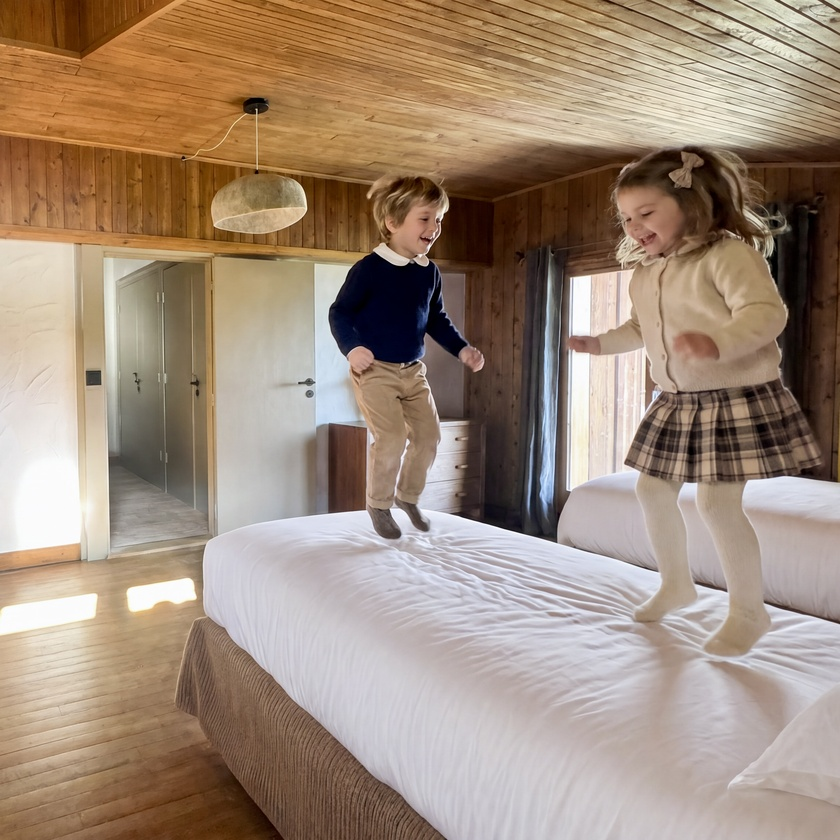
#> input picture projects/arpian/retouches/enfants-lit-01-ia.jpeg, 840 x 840 px, shrunk from 3072 x 3072 before the run
$ python derealize.py
#> lines starting #> are read from the running program, lines starting #| are printed output that depends on the picture
"""Post-traitement « photo réelle » pour images générées par IA :
grain capteur, aberration chromatique, vignettage, tons imparfaits,
pipeline de netteté façon smartphone."""
import numpy as np
import cv2

def process(src, dst, *, desat=0.92, black_lift=5, glow_cut=0.0,
            grain=4.2, chroma_noise=1.4, ca_px=1.4, vignette=0.10,
            seed=1):
#> called with src = 'enfants-lit-01-ia.jpeg', dst = 'enfants-lit-01-realiste.jpeg', desat = 0.9, black_lift = 5, glow_cut = 0.06, grain = 4.4, chroma_noise = 1.4, ca_px = 1.4
    rng = np.random.default_rng(seed)
    img = cv2.imread(src).astype(np.float32)
    h, w = img.shape[:2]
#> h = 840; w = 840

    # 1) micro-resample : casse la texture trop uniforme du rendu IA
    img = cv2.resize(img, (int(w * 0.88), int(h * 0.88)), interpolation=cv2.INTER_AREA)
#> img: shape (739, 739, 3) float32
    img = cv2.resize(img, (w, h), interpolation=cv2.INTER_LINEAR)
#> img: shape (840, 840, 3) float32

    # 2) tons : désaturation légère, voile réduit, noirs relevés, épaule douce
    hsv = cv2.cvtColor(img, cv2.COLOR_BGR2HSV)
#> hsv: shape (840, 840, 3) float32; mean H, S, V 85.6, 0.3, 161.9
    hsv[:, :, 1] *= desat
#> hsv: shape (840, 840, 3) float32; mean H, S, V 85.6, 0.3, 161.9
    img = cv2.cvtColor(hsv, cv2.COLOR_HSV2BGR)
    if glow_cut > 0:            # récupère du contraste dans le voile lumineux
        mean = cv2.GaussianBlur(img, (0, 0), 60)
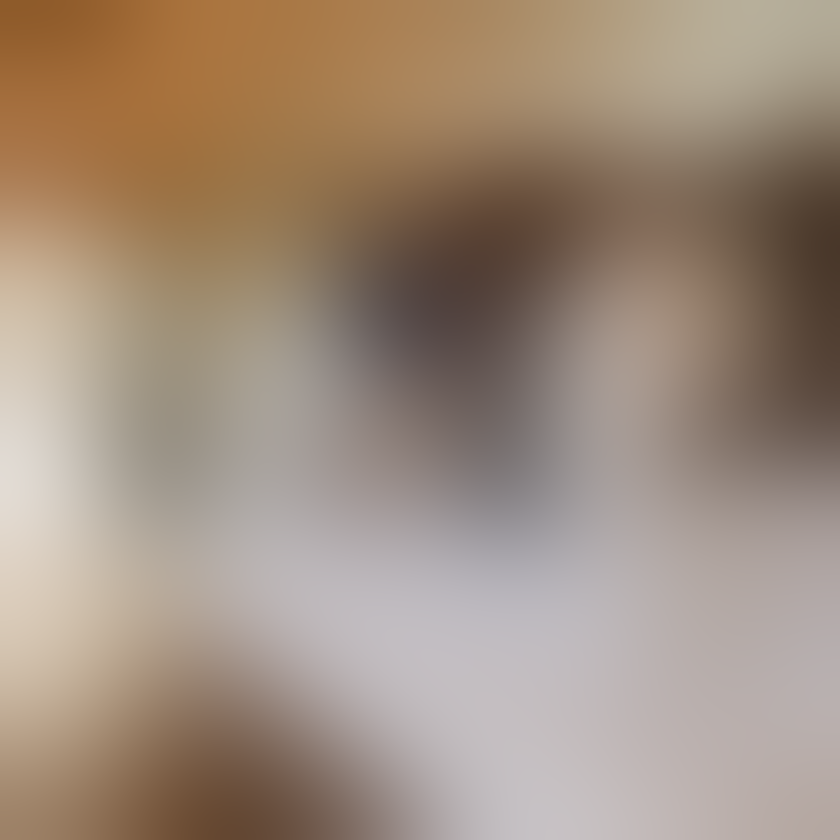
#> mean: shape (840, 840, 3) float32; mean B, G, R 126.3, 142.2, 160.6
        img = np.clip(img + glow_cut * (img - mean), 0, 255)
    x = img / 255.0
    x = x + (black_lift / 255.0) * (1 - x) ** 2          # noirs légèrement laiteux
    x = np.where(x > 0.82, 0.82 + (x - 0.82) * 0.82, x)  # épaule sur les hautes lumières
    img = x * 255.0

    # 3) aberration chromatique radiale (bords)
    yy, xx = np.mgrid[0:h, 0:w].astype(np.float32)
    cx, cy = w / 2, h / 2
#> cx = 420; cy = 420
    r = np.sqrt(((xx - cx) / cx) ** 2 + ((yy - cy) / cy) ** 2)
    scale = ca_px * r ** 2
    map_out_x = xx + (xx - cx) / cx * scale
    map_out_y = yy + (yy - cy) / cy * scale
    map_in_x = xx - (xx - cx) / cx * scale
    map_in_y = yy - (yy - cy) / cy * scale
    img[:, :, 2] = cv2.remap(img[:, :, 2], map_out_x, map_out_y, cv2.INTER_LINEAR,
                             borderMode=cv2.BORDER_REPLICATE)
    img[:, :, 0] = cv2.remap(img[:, :, 0], map_in_x, map_in_y, cv2.INTER_LINEAR,
                             borderMode=cv2.BORDER_REPLICATE)

    # 4) vignettage doux
    vig = 1 - vignette * r ** 2
    img *= vig[..., None]

    # 5) grain : bruit de luminance dominant en basses lumières + bruit chroma fin
    lum = img.mean(axis=2, keepdims=True) / 255.0
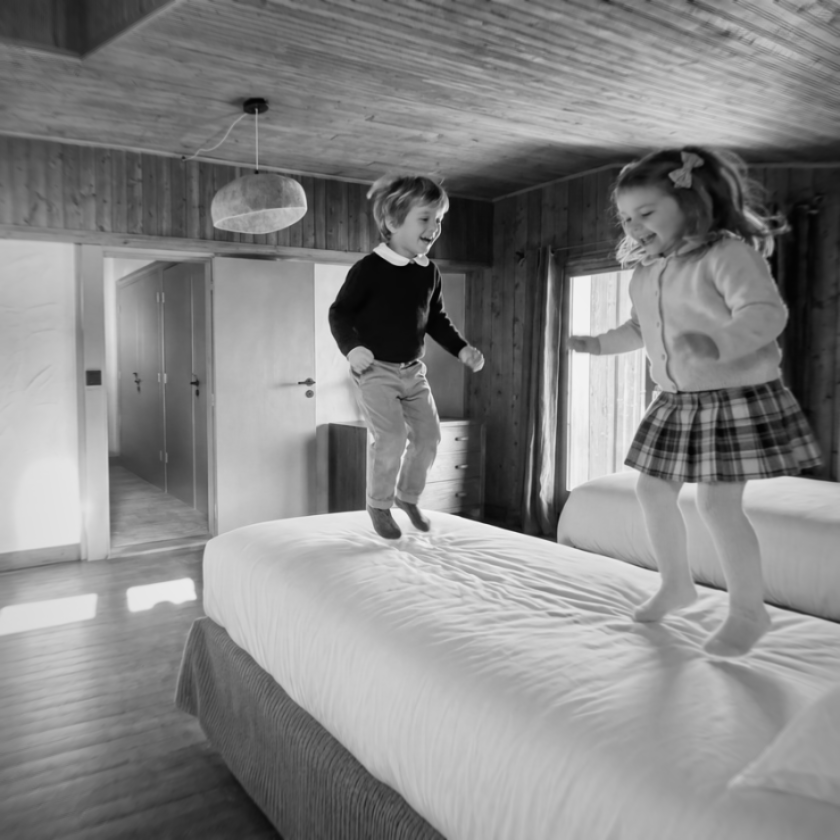
#> lum: shape (840, 840, 1) float32; min 0.0175, max 0.954, mean 0.526
    strength = grain * (1.15 - 0.7 * lum)
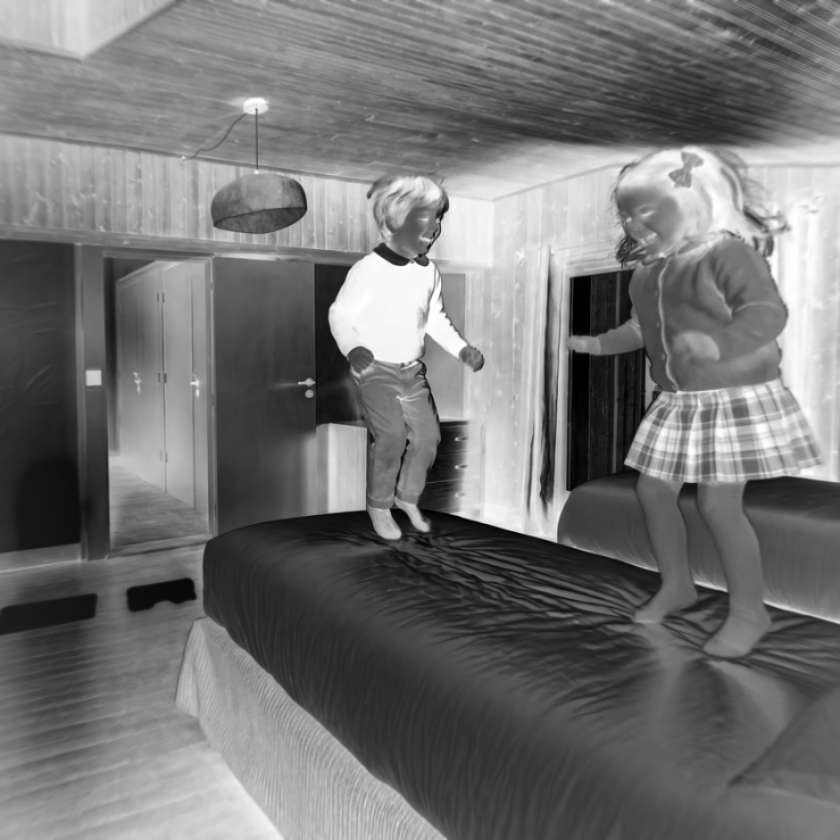
#> strength: shape (840, 840, 1) float32; min 2.12, max 5.01, mean 3.44; drawn with min black and max white
    noise_l = rng.normal(0, 1, (h, w, 1)).astype(np.float32)
    noise_l = cv2.GaussianBlur(noise_l, (0, 0), 0.6)[..., None]
    noise_c = rng.normal(0, chroma_noise, (h, w, 3)).astype(np.float32)
    img = img + noise_l * strength + noise_c

    # 6) accentuation légère façon pipeline smartphone
    blur = cv2.GaussianBlur(img, (0, 0), 1.2)
    img = np.clip(img + 0.35 * (img - blur), 0, 255)

    cv2.imwrite(dst, img.astype(np.uint8), [cv2.IMWRITE_JPEG_QUALITY, 88])
    print('saved', dst)

# photo 1 : saturation chaude marquée -> désaturation un peu plus forte
process('enfants-lit-01-ia.jpeg', 'enfants-lit-01-realiste.jpeg',
        desat=0.90, black_lift=5, glow_cut=0.06, grain=4.4, seed=11)

# photo 2 : voile lumineux prononcé -> dehaze plus fort, grain un peu plus visible
process('enfants-lit-02-ia.jpeg', 'enfants-lit-02-realiste.jpeg',
        desat=0.91, black_lift=4, glow_cut=0.14, grain=4.8, seed=22)
#> call 2 of process, with src = 'enfants-lit-02-ia.jpeg', dst = 'enfants-lit-02-realiste.jpeg', desat = 0.91, black_lift = 4, glow_cut = 0.14, grain = 4.8, chroma_noise = 1.4, ca_px = 1.4
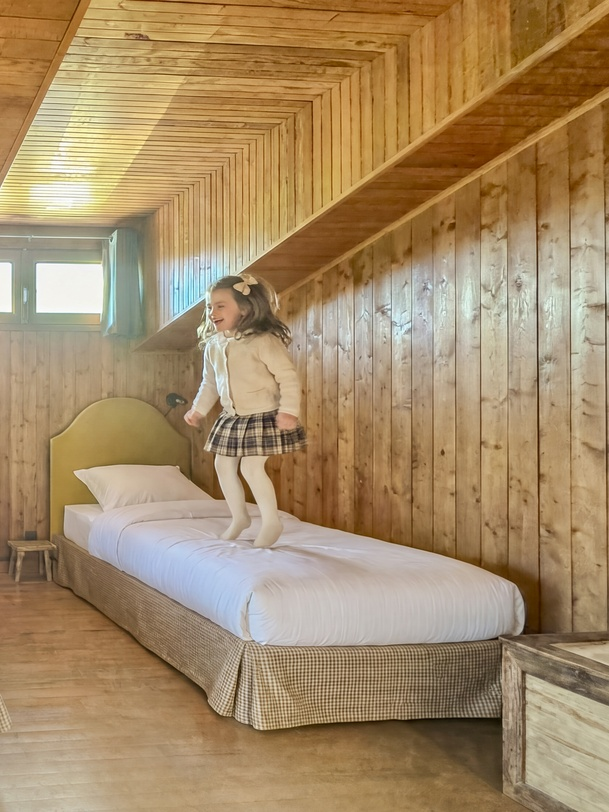
#> input picture projects/arpian/retouches/enfants-lit-02-ia.jpeg, 609 x 812 px, shrunk from 2227 x 2969 before the run
#> in process (call 2), `hsv = cv2.cvtColor(img, cv2.COLOR_BGR2HSV)`: hsv: shape (812, 609, 3) float32; mean H, S, V 45.2, 0.4, 167
#> in process (call 2), `hsv[:, :, 1] *= desat`: hsv: shape (812, 609, 3) float32; mean H, S, V 45.2, 0.4, 167
#> in process (call 2), `mean = cv2.GaussianBlur(img, (0, 0), 60)`:
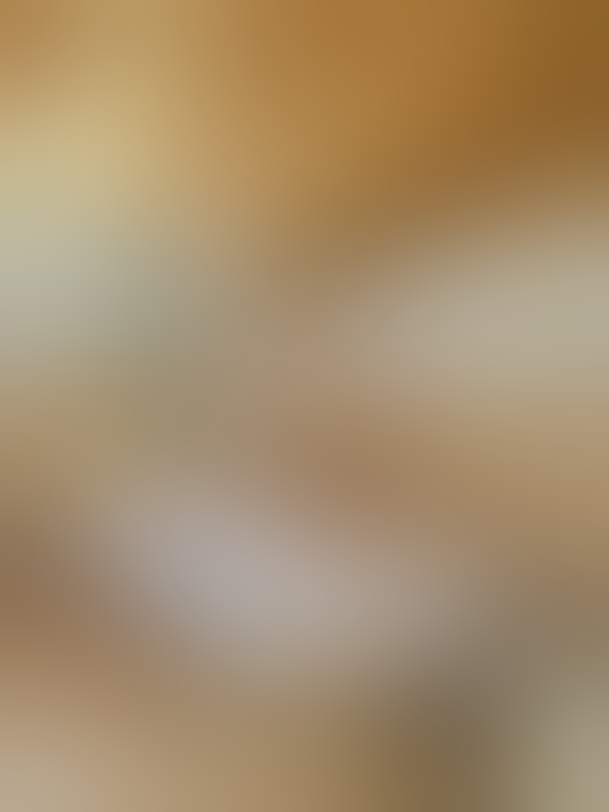
#> mean: shape (812, 609, 3) float32; mean B, G, R 109.2, 142.2, 165.9
#> in process (call 2), `lum = img.mean(axis=2, keepdims=True) / 255.0`:
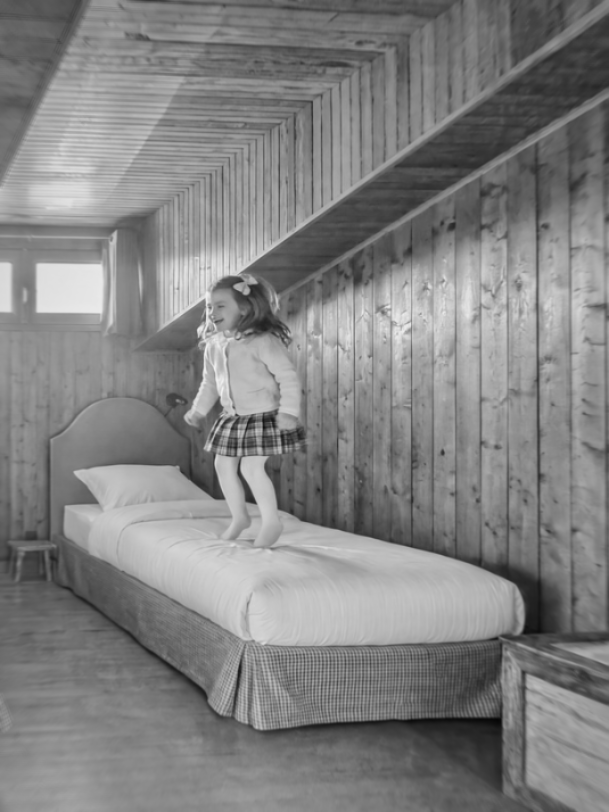
#> lum: shape (812, 609, 1) float32; min 0.0262, max 0.943, mean 0.513
#> in process (call 2), `strength = grain * (1.15 - 0.7 * lum)`:
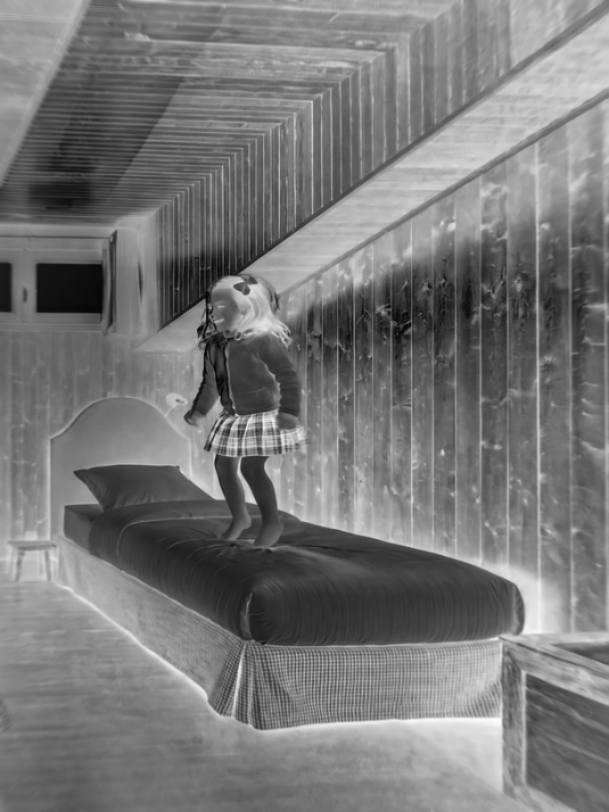
#> strength: shape (812, 609, 1) float32; min 2.35, max 5.43, mean 3.8; drawn with min black and max white
